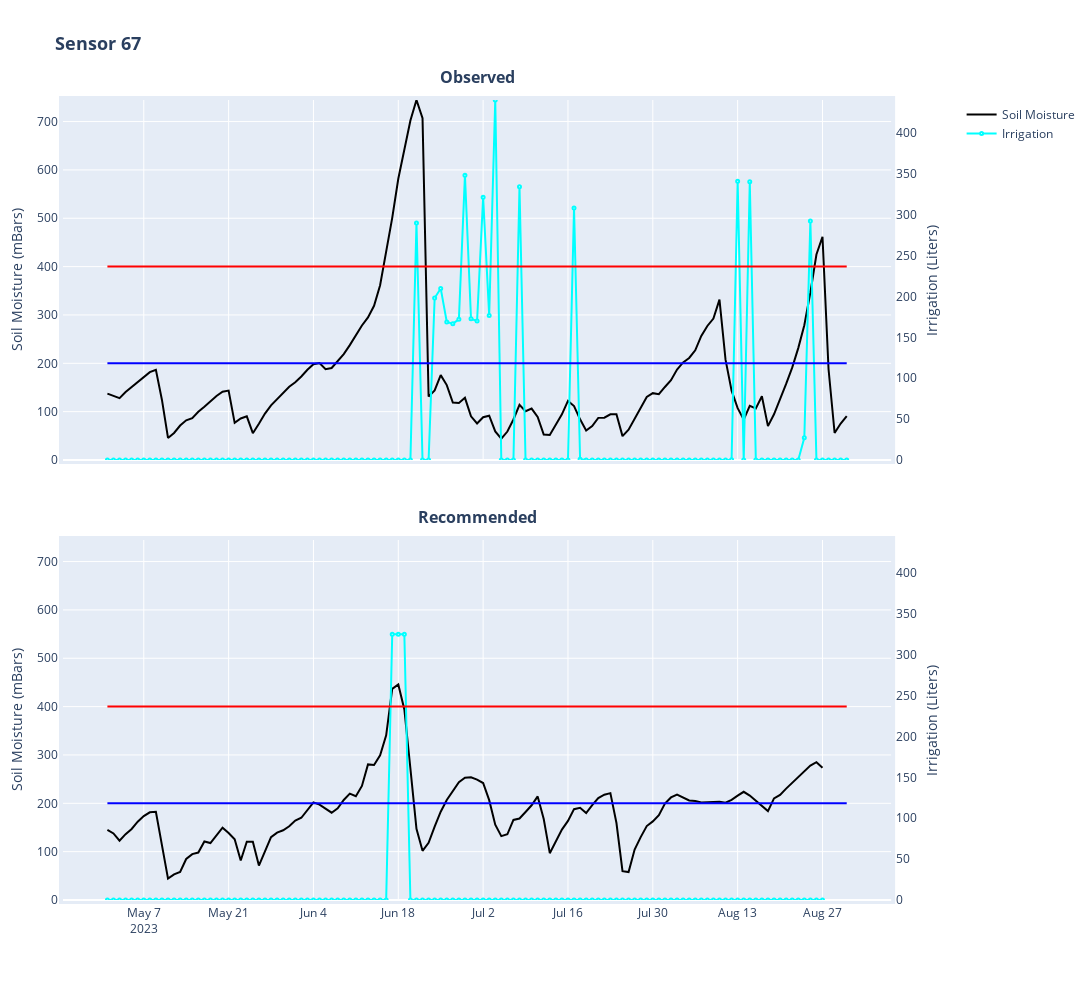

The notebook cell this image was saved under:
### Code cell
show_figure(67, real_tens_values, rec_tens_values, real_irrigation, rec_irrigation)
